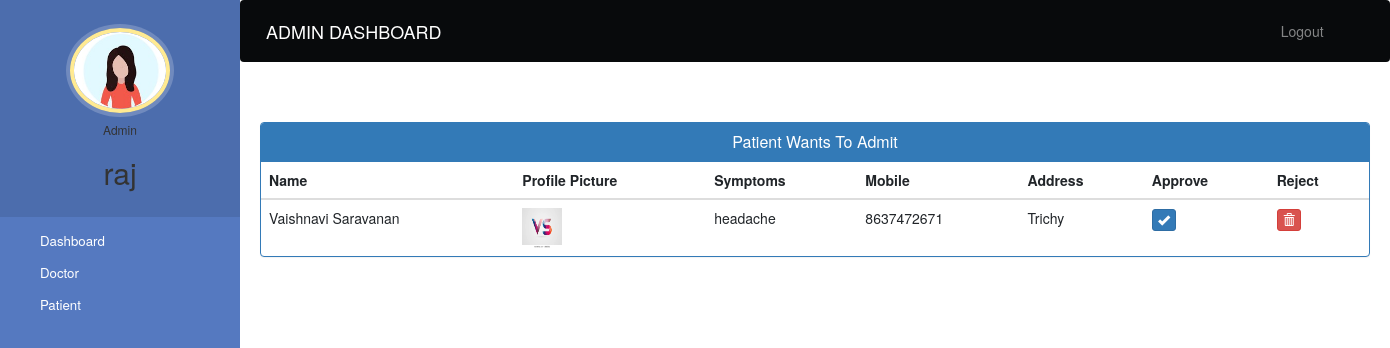
The app's page /admin-approve-patient (signed in) with its own data.
### hospital/models.py (models this page shows, shortened)
class Patient(models.Model):
    user = models.OneToOneField(User, on_delete=models.CASCADE)
    profile_pic = models.ImageField(upload_to='profile_pic/PatientProfilePic/', null=True)
    address = models.CharField(max_length=40)
    mobile = models.CharField(max_length=20, null=False)
    symptoms = models.CharField(max_length=100, null=False)
    assignedDoctorId = models.PositiveIntegerField(null=True)
    admitDate = models.DateField(auto_now=True)
    status = models.BooleanField(default=False)
    @property
    def get_name(self):
        return self.user.first_name + " " + self.user.last_name

### hospital/views.py (the view)
# urls.py: path('admin-approve-patient', views.admin_approve_patient_view, name='admin-approve-patient'),
@login_required(login_url='adminlogin')
@user_passes_test(is_admin)
def admin_approve_patient_view(request):
    patients = models.Patient.objects.all().filter(status=False)
    return render(request, 'hospital/admin_approve_patient.html', {'patients': patients})

### hospital/views.py (called while the page is built)
def is_admin(user):
    return user.groups.filter(name='ADMIN').exists()

### templates/hospital/admin_approve_patient.html (shortened to what this page needs)
{% extends 'hospital/admin_base.html' %}
{% block content %}
{%load static%}
<head>
  <link href="//netdna.bootstrapcdn.com/bootstrap/3.0.0/css/bootstrap.min.css" rel="stylesheet" id="bootstrap-css">
</head>
<div class="container">
  <div class="panel panel-primary">
    <div class="panel-heading">
      <h6 class="panel-title">Patient Wants To Admit</h6>
    </div>
    <table class="table table-hover" id="dev-table">
      <thead>
        <tr>
          <th>Name</th>
          <th>Profile Picture</th>
          <th>Symptoms</th>
          <th>Mobile</th>
          <th>Address</th>
          <th>Approve</th>
          <th>Reject</th>
        </tr>
      </thead>
      {% for p in patients %}
      <tr>
        <td> {{p.get_name}}</td>
        <td> <img src="{% static p.profile_pic.url %}" alt="Profile Pic" height="40px" width="40px" /></td>
        <td>{{p.symptoms}}</td>
        <td>{{p.mobile}}</td>
        <td>{{p.address}}</td>
        <td><a class="btn btn-primary btn-xs" href="{% url 'approve-patient' p.id  %}"><span class="glyphicon glyphicon-ok"></span></a></td>
        <td><a class="btn btn-danger btn-xs" href="{% url 'reject-patient' p.id  %}"><span class="glyphicon glyphicon-trash"></span></a></td>
      </tr>
      {% endfor %}
    </table>
  </div>
</div>
{% endblock content %}

### templates/hospital/admin_base.html (shortened to what this page needs)
<!DOCTYPE html>
{% load static %}
<html lang="en">
<head>
  <link rel="stylesheet" href="https://stackpath.bootstrapcdn.com/bootstrap/4.3.1/css/bootstrap.min.css">
  <link rel="stylesheet" href="https://maxcdn.bootstrapcdn.com/font-awesome/4.7.0/css/font-awesome.min.css">
  <link rel="stylesheet" href="{% static '/style.css' %}">
</head>
<body>
  <nav class="menu" tabindex="0">
    <header class='avatar'>
      <img src="{% static 'images/admingirl.jpg' %}" />
      <h6>Admin</h6>
      <h2>{{request.user.first_name}}</h2>
    </header>
    <ul>
      <li tabindex="0" class="icon-dashboard"> <a style="color:white; text-decoration:none;" href="/admin-dashboard"><span>Dashboard</span></a> </li>
      <li tabindex="0" class="icon-customers"> <a style="color:white; text-decoration:none;" href="/admin-doctor"><span>Doctor</span></a></li>
      <li tabindex="0" class="icon-users"> <a style="color:white; text-decoration:none;" href="/admin-patient"><span>Patient</span></a></li>
    </ul>
  </nav>
  <main>
    <div class="bs-example">
      <nav class="navbar navbar-expand-md  navbar-dark fixed-top" style="background:#080a0c;">
        <a href="/admin-dashboard" class="navbar-brand">ADMIN DASHBOARD</a>
        <div class="collapse navbar-collapse justify-content-between" id="navbarCollapse">
          <div class="navbar-nav" style=" margin-left: 90%;">
            <a href="/logout" class="nav-item nav-link">Logout</a>
          </div>
        </div>
      </nav>
    </div>
    <br><br>
    {% block content %}
    {% endblock content %}
  </main>
</body>
</html>

### static/CSS/style.css (style rules this page uses)
body { padding-left: 240px; }
main { position: relative; height: 100vh; }
.menu { background: #5bc995; height: 100vh; width: 240px; position: fixed; top: 0px; left: 0; z-index: 5; outline: none; }
.menu .avatar { background: rgba(0, 0, 0, 0.1); padding: 2em 0.5em; text-align: center; }
.menu .avatar img { width: 100px; border-radius: 50%; overflow: hidden; border: 4px solid #ffea92; box-shadow: 0 0 0 4px rgba(255, 255, 255, 0.2); }
.menu .avatar h2 { font-weight: normal; margin-bottom: 0; }
.menu ul { list-style: none; padding: 0.5em 0; margin: 0; }
.menu ul li { padding: 0.5em 1em 0.5em 3em; font-size: 0.95em; font-weight: regular; background-repeat: no-repeat; background-position: left 15px center; background-size: auto 20px; transition: all 0.15s linear; cursor: pointer; }
.menu ul li.icon-dashboard { background-image: url("http://www.entypo.com/images//gauge.svg"); }
.menu ul li.icon-customers { background-image: url("http://www.entypo.com/images//briefcase.svg"); }
.menu ul li.icon-users { background-image: url("http://www.entypo.com/images//users.svg"); }

### templates/hospital/admin_base.html (style rules this page uses)
a:link { text-decoration: none; }
a { color: white; }
body { padding-left: 240px; }
main { position: relative; height: 100vh; }
.menu { background: #5579c0; height: 100vh; width: 240px; position: fixed; top: 0px; left: 0; z-index: 5; outline: none; }
.menu .avatar { background: rgba(0, 0, 0, 0.1); padding: 2em 0.5em; text-align: center; }
.menu .avatar img { width: 100px; border-radius: 50%; overflow: hidden; border: 4px solid #ffea92; box-shadow: 0 0 0 4px rgba(255, 255, 255, 0.2); }
.menu .avatar h2 { font-weight: normal; margin-bottom: 0; }
.menu ul { list-style: none; padding: 0.5em 0; margin: 0; }
.menu ul li { padding: 0.5em 1em 0.5em 3em; font-size: 0.95em; font-weight: regular; background-repeat: no-repeat; background-position: left 15px center; background-size: auto 20px; transition: all 0.15s linear; cursor: pointer; }
.menu ul li.icon-dashboard { background-image: url("http://www.entypo.com/images//gauge.svg"); }
.menu ul li.icon-customers { background-image: url("http://www.entypo.com/images//briefcase.svg"); }
.menu ul li.icon-users { background-image: url("http://www.entypo.com/images//users.svg"); }

### templates/hospital/admin_approve_patient.html (style rules this page uses)
a:link { text-decoration: none; }
h6 { text-align: center; }

### records on screen
Patient: get_name "Vaishnavi Saravanan", profile_pic (picture), symptoms "headache", mobile "8637472671", address "Trichy"

### other values on screen
{{ request.user.first_name }} "raj"
